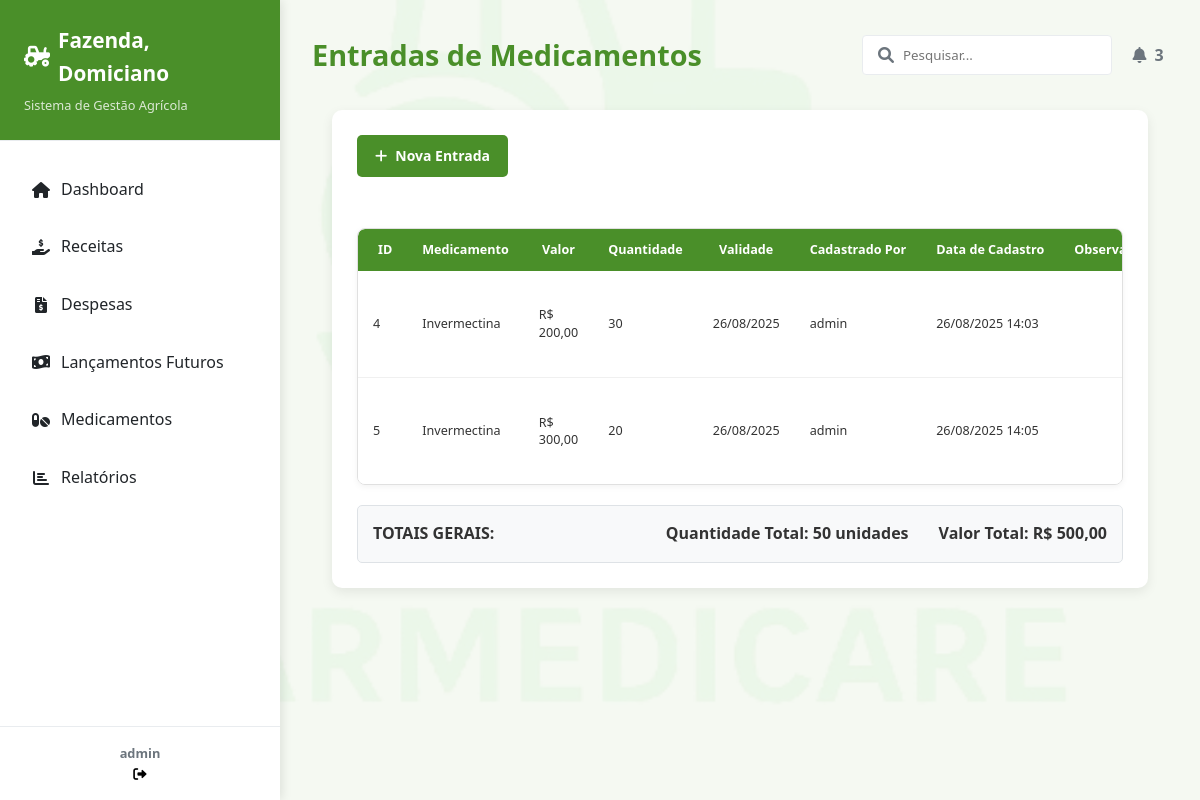
The page /pagina_medicamento/estoque/ (signed in) on the database as committed earlier.
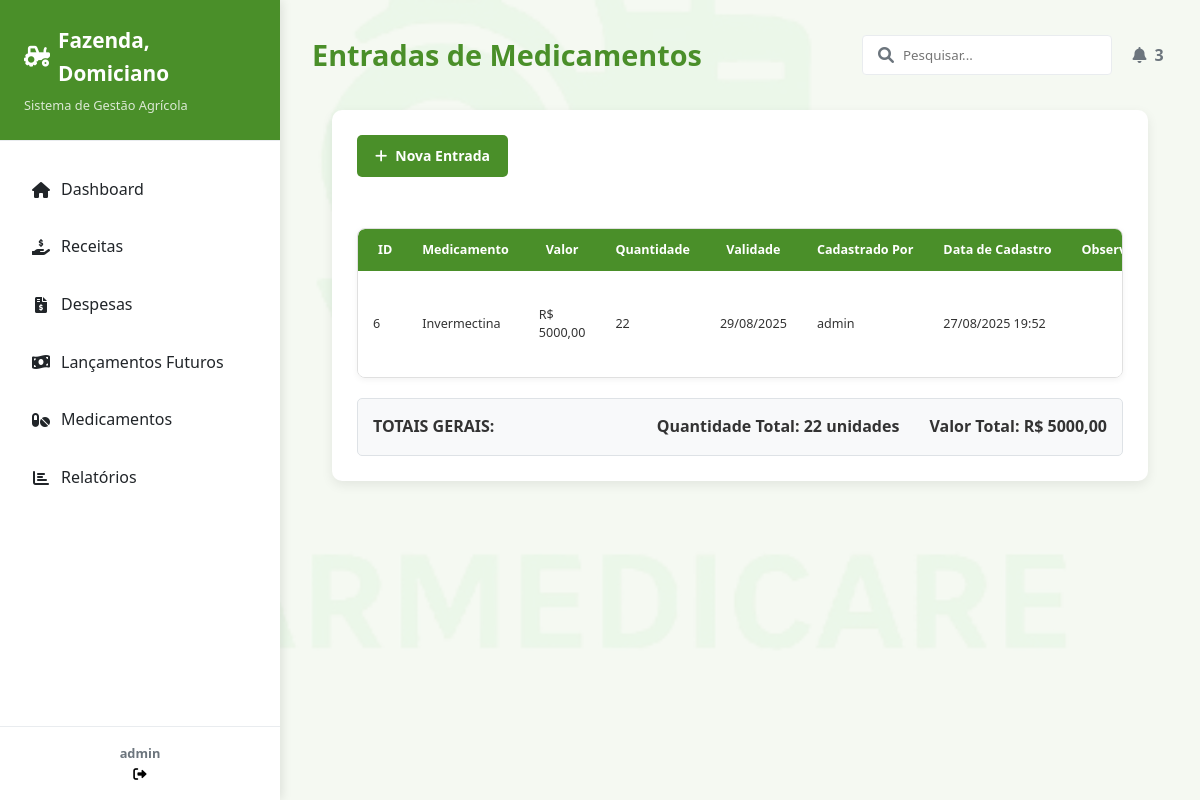
The same page on the database as committed later.
### medicamento/models.py (models this page shows, shortened)
class EntradaMedicamento(models.Model):
    medicamento = models.ForeignKey(
        Medicamento, on_delete=models.CASCADE, verbose_name="Medicamento"
    )
    valor_medicamento = models.DecimalField(
        max_digits=10, decimal_places=2, verbose_name="Valor Total"
    )
    quantidade = models.PositiveIntegerField(verbose_name="Quantidade Adicionada")
    validade = models.DateField(verbose_name="Data de Validade")
    cadastrada_por = models.ForeignKey(
        User, on_delete=models.PROTECT, verbose_name="Cadastrado Por"
    )
    data_cadastro = models.DateTimeField(
        auto_now_add=True, verbose_name="Data de Cadastro"
    )
    observacao = models.TextField(blank=True, null=True, verbose_name="Observação")
    class Meta:
        verbose_name = "Entrada de Medicamento"
        verbose_name_plural = "Entradas de Medicamentos"
        ordering = ["validade"]

class Medicamento(models.Model):
    nome = models.CharField(max_length=100, verbose_name="Nome do Medicamento")
    fazenda = models.ForeignKey(
        Fazenda, on_delete=models.CASCADE, verbose_name="Fazenda"
    )
    class Meta:
        verbose_name = "Medicamento"
        verbose_name_plural = "Medicamentos"
        ordering = ["nome"]

### medicamento/views.py (the view)
# urls.py: path('estoque/', EntradaMedicamentoListView.as_view(), name='medicamento_estoque'),
class EntradaMedicamentoListView(LoginRequiredMixin, ListView):
    model = EntradaMedicamento
    template_name = "medicamento_estoque.html"
    extra_context = {
        "title": "Lista de Entradas de Medicamentos",
        "titulo": "Entradas de Medicamentos",
        "registros": "Nenhuma entrada de medicamento encontrada.",
        "subtitulo": "Visualize todas as entradas de medicamentos registradas.",
        "btn_cadastrar":  "Nova Entrada"
    }
    def get_context_data(self, **kwargs):
        context = super().get_context_data(**kwargs)
        total_quantidade = 0
        total_valor = 0
        for entrada in context['object_list']:
            total_quantidade += entrada.quantidade
            total_valor += entrada.valor_medicamento
        context['total_quantidade'] = total_quantidade
        context['total_valor'] = total_valor
        return context

### medicamento/templates/medicamento_estoque.html (shortened to what this page needs)
{% extends 'modelo.html' %} {% load static %}  {% block conteudo %}
<main class="main-content">
  <header class="content-header">
    <h1>{{titulo}}</h1>
    <div class="header-actions">
      <div class="search-box">
        <input type="text" placeholder="Pesquisar..." />
        <i class="fas fa-search"></i>
      </div>
      <button class="btn btn-notification">
        <i class="fas fa-bell"></i>
        <span class="badge">3</span>
      </button>
    </div>
  </header>
  {% endblock %} {% block cards %} {% endblock %} {% block graficos %}
  <div class="modelo-lista-container">
    <div class="lista-header">
      <div class="search-and-actions">
        <a
          href="{% url 'entrada_medicamento_create' %}"
          class="btn btn-primary"
        >
          <i class="fas fa-plus"> </i> {{btn_cadastrar}}
        </a>
      </div>
    </div>
    <br />
    <div class="table-container">
      <table class="modelo-table">
        <thead>
          <tr>
            <th>ID</th>
            <th>Medicamento</th>
            <th>Valor</th>
            <th>Quantidade</th>
            <th>Validade</th>
            <th>Cadastrado Por</th>
            <th>Data de Cadastro</th>
            <th>Observação</th>
          </tr>
        </thead>
        <tbody>
          {% for medicamento_entrada in object_list %}
          <tr>
            <td>{{ medicamento_entrada.pk }}</td>
            <td>{{ medicamento_entrada.medicamento.nome }}</td>
            <td>R$ {{ medicamento_entrada.valor_medicamento }}</td>
            <td>{{ medicamento_entrada.quantidade }}</td>
            <td>{{ medicamento_entrada.validade|date:"d/m/Y" }}</td>
            <td>{{ medicamento_entrada.cadastrada_por }}</td>
            <td>{{ medicamento_entrada.data_cadastro|date:"d/m/Y H:i" }}</td>
            <td>{{ medicamento_entrada.observacao }}</td>
          </tr>
          {% empty %}
          <tr>
            <td colspan="9">{{registros}}</td>
          </tr>
          {% endfor %}
        </tbody>
      </table>
    </div>
    {% if object_list %}
    <div
      class="totais-container"
      style="
        margin-top: 20px;
        padding: 15px;
        background-color: #f8f9fa;
        border-radius: 5px;
        border: 1px solid #dee2e6;
      "
    >
      <div
        style="
          display: flex;
          justify-content: space-between;
          align-items: center;
        "
      >
        <div style="font-weight: bold; font-size: 16px">TOTAIS GERAIS:</div>
        <div style="display: flex; gap: 30px">
          <div>
            <strong>Quantidade Total:</strong> {{ total_quantidade }} unidades
          </div>
          <div>
            <strong>Valor Total:</strong> R$ {{ total_valor|floatformat:2 }}
          </div>
        </div>
      </div>
    </div>
    {% endif %}
  </div>
  {% endblock %} {% block ultimos_registros %} {% endblock %}

Rows that differ between the two databases and show on the page:
removed EntradaMedicamento: pk "4", medicamento.nome "Invermectina", valor_medicamento "200,00", quantidade "30", validade "26/08/2025", cadastrada_por "admin", data_cadastro "26/08/2025 14:03"
removed EntradaMedicamento: pk "5", medicamento.nome "Invermectina", valor_medicamento "300,00", quantidade "20", validade "26/08/2025", cadastrada_por "admin", data_cadastro "26/08/2025 14:05"
added EntradaMedicamento: pk "6", medicamento.nome "Invermectina", valor_medicamento "5000,00", quantidade "22", validade "29/08/2025", cadastrada_por "admin", data_cadastro "27/08/2025 19:52"
Other text that changed with them:
{{ total_quantidade }}: "50" → "22"
{{ total_valor|floatformat:2 }}: "500,00" → "5000,00"
